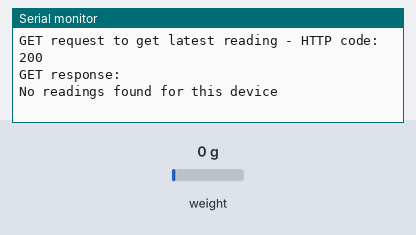
Bench run of a sketch on a simulated ESP8266 (NodeMCU). Shown: the last lines printed to the serial monitor. The test bench sets the inputs (shaded band); at power-on: weight on the scale 0 g. WiFi joins after 1.5 s; servers stay silent unless stated; uploads are accepted with an empty reply.

Above: at 3.9 s.
4.0 s: weight on the scale set to 100 g
At 5.4 s:
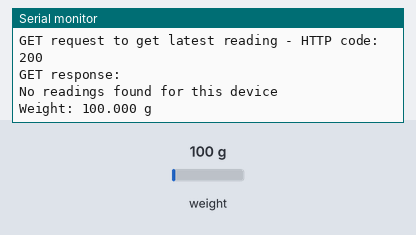
8.4 s: weight on the scale set to 1250 g
At 10.59 s:
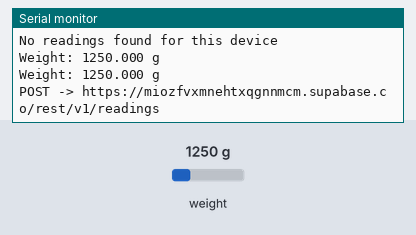
Timing chart, 0 to 12.1 s (numbered marks = the images above; inputs shaded):
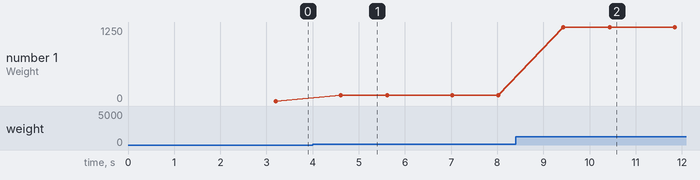

The sketch:

Smart_kitchen_esp8266.ino
```cpp
/*
  ESP8266 + HX711 -> Direct POST to Supabase (DEV)
  - Uses WiFiManager for provisioning
  - Uses WiFiClientSecure with setInsecure() (development)
  - Posts JSON { deviceId, weight_g } to Supabase REST endpoint
  IMPORTANT: For production, do NOT store API keys on device.
*/

#include <HX711.h>
#include <ESP8266WiFi.h>
#include <WiFiManager.h>
#include <WiFiClientSecureBearSSL.h>
#include <ESP8266HTTPClient.h>

// HX711 pins (your original)
const int LOADCELL_DOUT_PIN = D5; // GPIO14
const int LOADCELL_SCK_PIN  = D6; // GPIO12

// Device identifier
const char* deviceId = "spicebox-01";

// Supabase REST endpoint (project-specific)
const char* SUPABASE_URL = "https://miozfvxmnehtxqgnnmcm.supabase.co/rest/v1/readings";

// Supabase API key (ANON key for dev). WARNING: insecure on device; for prototyping only.
const char* SUPABASE_API_KEY = "eyJhbGciOiJIUzI1NiIsInR5cCI6IkpXVCJ9.eyJpc3MiOiJzdXBhYmFzZSIsInJlZiI6Im1pb3pmdnhtbmVodHhxZ25ubWNtIiwicm9sZSI6ImFub24iLCJpYXQiOjE3NTcyMzc2MjgsImV4cCI6MjA3MjgxMzYyOH0.hexMhnc5G1SkwURPYHXaYS7XgSQwnH5xQspw4AfxwgI";

// Posting interval (ms)
const unsigned long POST_INTERVAL_MS = 2000;
unsigned long lastPost = 0;

// Calibration factor (use your current working value)
float calibration_factor =  639.619019;

// HX711 object
HX711 scale;

void setup() {
  Serial.begin(115200);
  delay(200);

  // Initialize HX711
  scale.begin(LOADCELL_DOUT_PIN, LOADCELL_SCK_PIN);
  scale.set_scale(calibration_factor);
  scale.tare();
  Serial.println("HX711 initialized and tared.");

  // WiFiManager: start portal if no saved credentials
  WiFiManager wifiManager;
  Serial.println("Starting Wi-Fi Manager (AP: ESP8266-WeightScale) ...");
  if (!wifiManager.autoConnect(deviceId)) {
    Serial.println("Failed to connect and hit timeout — restarting...");
    ESP.restart();
    delay(1000);
  }

  Serial.println("Connected to Wi-Fi!");
  Serial.print("IP Address: ");
  Serial.println(WiFi.localIP());
}

float readWeight() {
  if (!scale.is_ready()) {
    Serial.println("HX711 not found.");
    return NAN;
  }
  float w = scale.get_units(5); // average of 5 readings
  return w;
}

void deleteOldReadings(String latestReadingResponse = "") {
  if (WiFi.status() != WL_CONNECTED) {
    Serial.println("WiFi disconnected, skipping deletion.");
    return;
  }

  std::unique_ptr<BearSSL::WiFiClientSecure> client(new BearSSL::WiFiClientSecure());
  client->setInsecure();

  HTTPClient https;
  String latestId = "";

  // If we have the POST response, use it directly instead of making a GET request
  if (latestReadingResponse.length() > 0) {
    Serial.println("Using POST response for deletion: " + latestReadingResponse);

    // Parse JSON to extract id from POST response
    int idStart = latestReadingResponse.indexOf("\"id\":");
    if (idStart != -1) {
      idStart += 5; // Skip "id":
      // Find the end of the number (comma or closing bracket)
      int idEnd = latestReadingResponse.indexOf(",", idStart);
      if (idEnd == -1) {
        idEnd = latestReadingResponse.indexOf("}", idStart);
      }
      if (idEnd != -1) {
        latestId = latestReadingResponse.substring(idStart, idEnd);
        latestId.trim(); // Remove any whitespace
        Serial.println("Latest reading ID from POST: " + latestId);
      }
    }
  } else {
    // Fallback: GET the latest reading for this device (original logic)
    Serial.println("No POST response provided, making GET request for latest reading");
    String getUrl = String(SUPABASE_URL) + "?deviceid=eq." + deviceId + "&order=created_at.desc&limit=1";

    if (https.begin(*client, getUrl)) {
      https.setTimeout(8000);
      https.addHeader("apikey", SUPABASE_API_KEY);
      https.addHeader("Authorization", String("Bearer ") + SUPABASE_API_KEY);
      https.addHeader("Accept", "application/json");

      int httpCode = https.GET();
      Serial.printf("GET request to get latest reading - HTTP code: %d\n", httpCode);

      if (httpCode == 200) {
        String response = https.getString();
        Serial.println("GET response: " + response);

        if (response.length() > 2) {
          // Parse JSON to extract id (id is a number, not a string)
          int idStart = response.indexOf("\"id\":");
          if (idStart != -1) {
            idStart += 5; // Skip "id":
            // Find the end of the number (comma or closing bracket)
            int idEnd = response.indexOf(",", idStart);
            if (idEnd == -1) {
              idEnd = response.indexOf("}", idStart);
            }
            if (idEnd != -1) {
              latestId = response.substring(idStart, idEnd);
              latestId.trim(); // Remove any whitespace
              Serial.println("Latest reading ID: " + latestId);
            }
          }
        } else {
          Serial.println("No readings found for this device");
        }
      } else {
        String response = https.getString();
        Serial.println("GET failed - Response: " + response);
      }
      https.end();
    }
  }

  // DELETE all readings except the latest one
  if (latestId.length() > 0) {
    String deleteUrl = String(SUPABASE_URL) + "?deviceid=eq." + deviceId + "&id=neq." + latestId;

    if (https.begin(*client, deleteUrl)) {
      https.setTimeout(8000);
      https.addHeader("Content-Type", "application/json");
      https.addHeader("apikey", SUPABASE_API_KEY);
      https.addHeader("Authorization", String("Bearer ") + SUPABASE_API_KEY);
      https.addHeader("Prefer", "return=minimal");

      int httpCode = https.sendRequest("DELETE");
      Serial.printf("DELETE request to clean old readings - HTTP code: %d\n", httpCode);

      if (httpCode == 200 || httpCode == 204) {
        String response = https.getString();
        Serial.println("DELETE successful - Response: " + response);
        Serial.println("Old readings cleaned up successfully");
      } else {
        String response = https.getString();
        Serial.printf("Delete failed: %d\n", httpCode);
        Serial.println("DELETE error response: " + response);
      }
      https.end();
    }
  }
}

bool sendToSupabase(float weight, String &postResponse) {
  if (WiFi.status() != WL_CONNECTED) {
    Serial.println("WiFi disconnected, skipping Supabase POST.");
    return false;
  }

  // Build JSON payload (Supabase will set created_at)
  String payload = "{\"deviceid\":\"" + String(deviceId) + "\",\"weight_g\":" + String(weight, 3) + "}";

  std::unique_ptr<BearSSL::WiFiClientSecure> client(new BearSSL::WiFiClientSecure());
  client->setInsecure();

  HTTPClient https;
  Serial.print("POST -> ");
  Serial.println(SUPABASE_URL);

  bool success = false;

  if (https.begin(*client, SUPABASE_URL)) {
    https.setTimeout(8000); // 8s HTTP timeout
    https.addHeader("Content-Type", "application/json");
    // send anon key (for dev) — Supabase expects both apikey and Authorization for REST
    https.addHeader("apikey", SUPABASE_API_KEY);
    https.addHeader("Authorization", String("Bearer ") + SUPABASE_API_KEY);
    // Optional: tell Supabase to return the created record
    https.addHeader("Prefer", "return=representation");

    // Simple retry loop with backoff
    int attempts = 0;
    const int maxAttempts = 2;
    int httpCode = -1;

    while (attempts < maxAttempts) {
      httpCode = https.POST(payload);
      if (httpCode > 0) break;
      delay(500 * (attempts + 1));
      attempts++;
    }

    if (httpCode > 0) {
      postResponse = https.getString();
      Serial.printf("Supabase POST code: %d\n", httpCode);
      Serial.println("Response: " + postResponse);
      success = (httpCode >= 200 && httpCode < 300);
    } else {
      Serial.printf("POST failed, error: %s\n", https.errorToString(httpCode).c_str());
    }
    https.end();
  } else {
    Serial.println("Unable to begin HTTPS connection");
  }

  return success;
}

void loop() {
  float weight = readWeight();
  if (!isnan(weight)) {
    Serial.print("Weight: ");
    Serial.print(weight, 3);
    Serial.println(" g");
  }

  unsigned long now = millis();
  if ((now - lastPost >= POST_INTERVAL_MS)) {
    lastPost = now;
    if (!isnan(weight)) {
      // POST to Supabase and capture the response
      String postResponse = "";
      if (sendToSupabase(weight, postResponse)) {
        // Pass the POST response directly to delete function to avoid extra GET request
        deleteOldReadings(postResponse);
      }
    } else {
      Serial.println("Skipping POST due to invalid reading");
    }
  }

  delay(500); // keep MCU responsive
}
```

Measured:
- after the input at 4.0 s, the serial monitor: prints a new line after 0.61 s (image 1)
- after the input at 8.4 s, the serial monitor: prints a new line after 1.0 s (image 2)
- plotted number 1: 0 → 100 after the input at 4.0 s, 100 → 1250 after the input at 8.4 s
